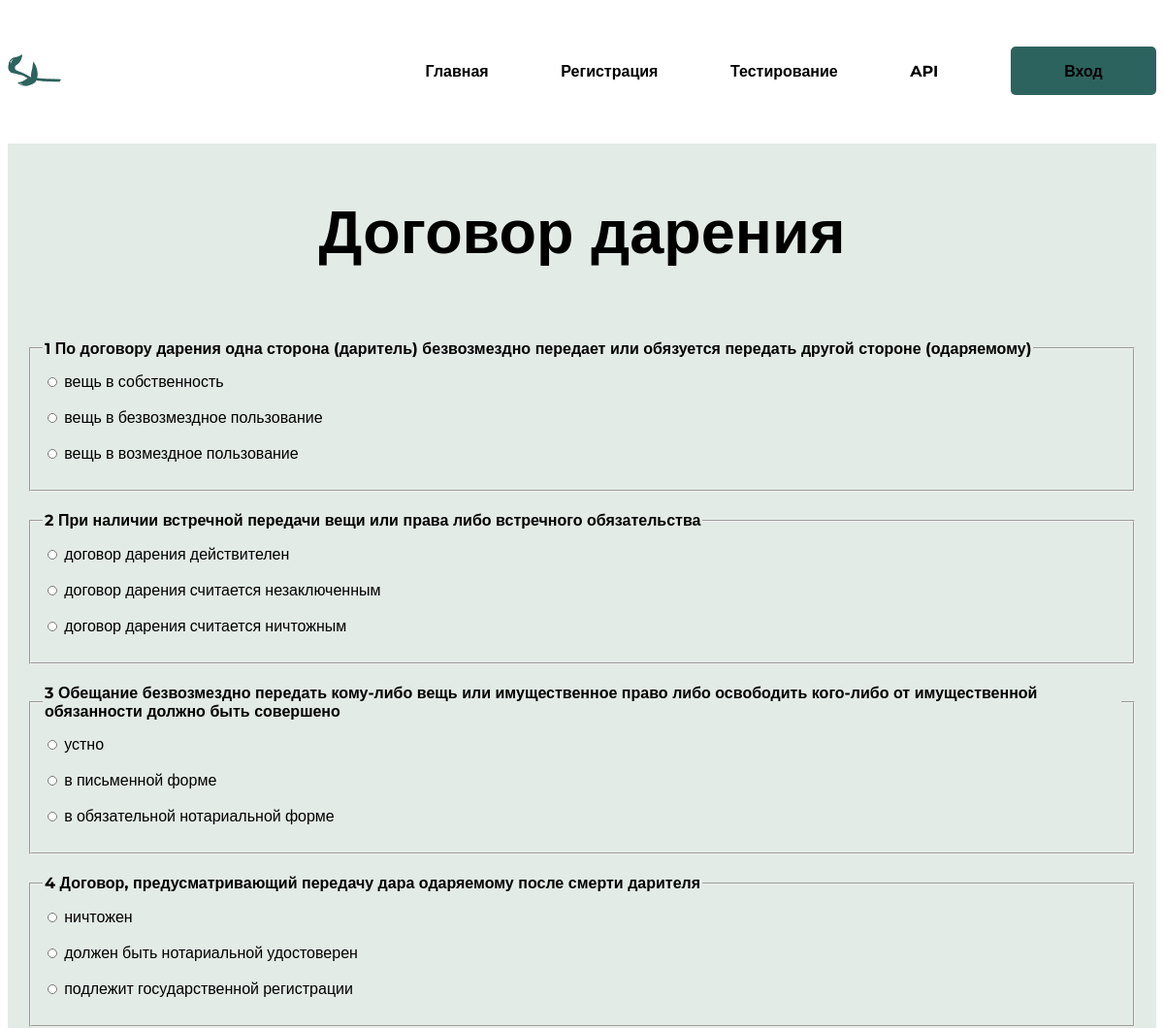
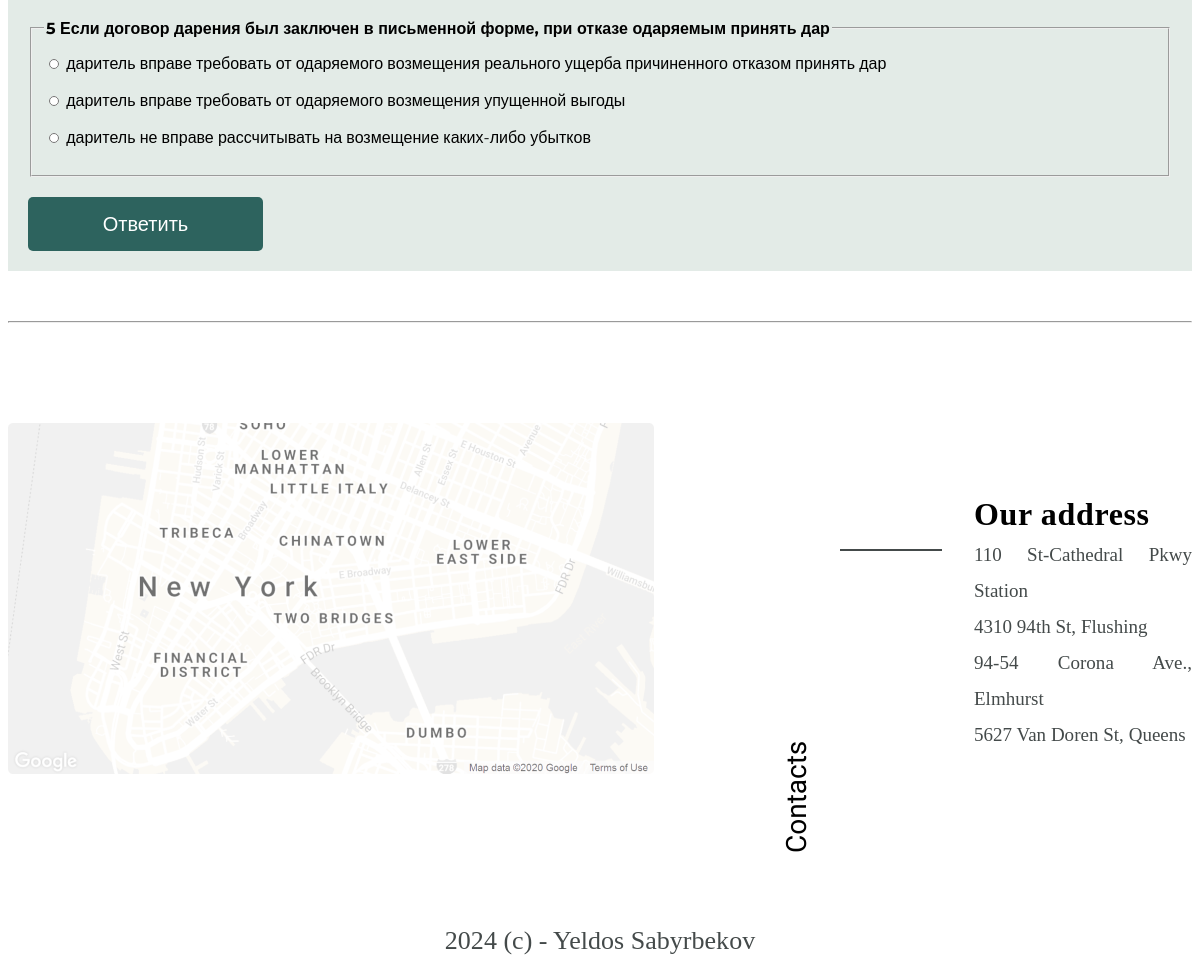
Page /test/1/ on the committed database (2 pictures, top to bottom).
### testapp/models.py (models this page shows, shortened)
class Test(models.Model):
    title = models.CharField(max_length=200)
    class Meta:
        ordering = ['id']
        verbose_name = 'Тест'
        verbose_name_plural = 'Тесты'

class Question(models.Model):
    test = models.ForeignKey(Test, related_name='questions', on_delete=models.CASCADE)
    text = models.CharField(max_length=500)
    class Meta:
        ordering = ['id']
        verbose_name = 'Вопрос'
        verbose_name_plural = 'Вопросы'
    def __str__(self):
        return f'{self.test.title} - {self.text}'

class Answer(models.Model):
    question = models.ForeignKey(Question, related_name='answers', on_delete=models.CASCADE)
    text = models.CharField(max_length=200)
    is_correct = models.BooleanField(default=False)
    class Meta:
        ordering = ['id']
        verbose_name = 'Ответ'
        verbose_name_plural = 'Ответы'

### testapp/views.py (the view)
# urls.py: path('test/<int:test_id>/', views.test_detail, name='test_detail'),
def test_detail(request, test_id):
    test = get_object_or_404(Test, pk=test_id)
    questions = test.questions.all()
    for question in questions:
        print(question)
        for answer in question.answers.all():
            print(answer.text)
    return render(request, 'testapp/test_detail.html', {'test': test, 'questions': questions})

### testapp/templates/testapp/test_detail.html (shortened to what this page needs)
{% extends "testapp/base.html" %}
{% block test_detail%}
<div class="login-container">
    <div class="login-form">
        <h2>{{ test.title }}</h2>
    <form class="answer_form" action="{% url 'submit_test' test.id %}" method="post">
    {% for question in questions %}
      <fieldset>
        <legend style="margin-bottom:10px"><b>{{ forloop.counter }} {{ question.text }}</b></legend>
        {% for answer in question.answers.all %}
          <label id="answer">
            <input id="answer_id" type="radio" name="question_{{ question.id }}" value="{{ answer.id }}" required >
            {{ answer.text }}
          </label><br>
        {% endfor %}
      </fieldset>
    {% endfor %}
    <button class="order_btn type="submit">Ответить</button>
    </form>
    </div>
</div>
<hr>
{% endblock test_detail %}

### testapp/templates/testapp/base.html (shortened to what this page needs)
<!DOCTYPE html>
{% load static %}
<html lang="en">
<head>
    <link rel="stylesheet" href="{% static 'css/style.css' %}">
</head>
<body>
    <div class="container">
        <div class="top">
            <div class="logo"><a href="/"><img src="{% static "images/Group 49.png" %}" alt="logo" ></a></div>
            <div><a href="/">Главная</a></div>
            <div><a href="/register">Регистрация</a></div>
            <div><a href="{% url 'test_list' %}">Тестирование</a></div>
            <div><a href="{% url 'apis' %}">API</a></div>
            <div><button class="btn_contact" style="width: 150px;height:50px">
                {% if request.user.is_authenticated %}
                <span style="color:#FFF">Привет <a style="color:#FFF" href="{% url 'profile' %}">{{ request.user.first_name|upper }},</a></span>
                <a href="{% url 'logout' %}">Выйти</a>
                {% else %}
                <a href="{% url 'login' %}">Вход</a>
                {% endif %}
            </button></div>
        </div>
    <div>{% block test_detail %}{% endblock test_detail %}</div>
        <div class="section5">
            <div class="s5_left">
                <div class="map">
                    <img src="{% static "images/snazzy-image (1) 1.png" %}" alt="map" >
                    <div class="maps_contact">Contacts</div>
                </div>
            </div>
            <div class="s5_middle">
                <div class="line"></div>
            </div>
            <div class="s5_right">
                <div class="s5_h3">Our address</div>
                <div class="s5_p1">110 St-Cathedral Pkwy Station</div>
                <div class="s5_p1">4310 94th St, Flushing</div>
                <div class="s5_p1">94-54 Corona Ave., Elmhurst</div>
                <div class="s5_p1">5627 Van Doren St, Queens</div>
            </div>
        </div>
        <div class="section6">
            <div class="copyrait">2024 (c) - Yeldos Sabyrbekov</div>
        </div>
    </div>
</body>
</html>

### testapp/static/css/style.css (style rules this page uses)
body { background: #FFF; display: flex; justify-content: center; }
.container { width: 1440px; background-color: #FFF; }
.top { display: flex; justify-content: space-between; gap: 40px; margin-top: 40px; align-items: center; }
.logo { width: 56px; height: 34.169px; flex-shrink: 0; margin-right: 300px; }
a { color: var(--Main-Black, #000); text-align: justify; font-family: "Montserrat", sans-serif; font-size: 16px; font-style: normal; font-weight: 700; line-height: normal; text-decoration: none; }
.btn_contact { width: 135px; height: 43px; flex-shrink: 0; background-color: #2D635E; color: var(--Main-White, #FFF); text-align: center; border: none; border-radius: 5px; font-family: "Montserrat", sans-serif; font-size: 16px; font-style: normal; font-weight: 700; line-height: normal; margin-right: ; }
h2 { color: var(--Main-Black, #000); font-family: "Montserrat", sans-serif; font-size: 63px; font-style: normal; font-weight: 700; line-height: normal; }
.order_btn { width: 235px; height: 54px; flex-shrink: 0; background-color: #2D635E; border: none; border-radius: 5px; color: var(--Main-White, #FFF); text-align: center; font-family: "Montserrat", sans-serif; font-size: 20px; font-style: normal; font-weight: 400; line-height: normal; }
.section5 { display: flex; justify-content: start; align-items: center; margin-top: 100px; gap: 32px; }
.map { width: 800px; height: 400px; flex-shrink: 0; border-radius: 5px; }
.maps_contact { transform: rotate(-90deg); color: var(--Main-Black, #000); font-family: Cedarville Cursive; font-size: 28px; font-style: normal; font-weight: 400; line-height: normal; margin: 0 -47px 0 730px; }
.s5_middle { margin-top: -145px; }
.line { width: 102px; height: 2px; background: #444A4A; }
.s5_h3 { color: var(--Main-Black, #000); text-align: justify; font-family: J"Montserrat", sans-serif; font-size: 32px; font-style: normal; font-weight: 700; line-height: 45px; letter-spacing: 0.64px; }
.s5_p1 { color: var(--Secondary-Hard-green, #444A4A); text-align: justify; font-family: Alegreya Sans; font-size: 19px; font-style: normal; font-weight: 400; line-height: 36px; letter-spacing: 0.019px; }
.section6 { display: flex; justify-content: center; margin-top: 100px; }
.copyrait { width: 683px; height: 39px; flex-shrink: 0; color: var(--Secondary-Hard-green, #444A4A); text-align: center; font-family: Alegreya Sans; font-size: 26px; font-style: normal; font-weight: 400; line-height: 36px; letter-spacing: 0.019px; }
.login-container { display: flex; justify-content: center; margin-top: 50px; margin-bottom: 50px; }
.login-form { width: 100%; height: 100%; flex-shrink: 0; background: var(--Secondary-Light-gray, #E3EBE7); display: flex; flex-direction: column; align-items: center; }
label { font-family: "Montserrat", sans-serif; font-optical-sizing: auto; font-size: 22px; font-style: normal; }
input { font-family: "Montserrat", sans-serif; width: 400px; height: 30px; border: 1px solid #43635e; padding: 5px }
label { display: none; }
#answer { display: block; font-size: 16px; }
#answer_id { font-family: "Montserrat", sans-serif; width: 10px; height: 10px; border: 1px solid #43635e; padding: 1px }
b { font-family: "Montserrat", sans-serif; }
.answer_form { display: flex; flex-direction: column; gap: 20px; margin: 20px; }
form { margin-bottom: 50px; }

### rows in the picture
Test: title "Договор дарения"
Question: text "По договору дарения одна сторона (даритель) безвозмездно передает или обязуется передать другой стороне (одаряемому)"
Answer: text "вещь в собственность"
Answer: text "вещь в безвозмездное пользование"
Answer: text "вещь в возмездное пользование"
Question: text "При наличии встречной передачи вещи или права либо встречного обязательства"
Answer: text "договор дарения действителен"
Answer: text "договор дарения считается незаключенным"
Answer: text "договор дарения считается ничтожным"
Question: text "Обещание безвозмездно передать кому-либо вещь или имущественное право либо освободить кого-либо от имущественной обязанности должно быть совершено"
Answer: text "устно"
Answer: text "в письменной форме"
Answer: text "в обязательной нотариальной форме"
Question: text "Договор, предусматривающий передачу дара одаряемому после смерти дарителя"
Answer: text "ничтожен"
Answer: text "должен быть нотариальной удостоверен"
Answer: text "подлежит государственной регистрации"
Question: text "Если договор дарения был заключен в письменной форме, при отказе одаряемым принять дар"
Answer: text "даритель вправе требовать от одаряемого возмещения реального ущерба причиненного отказом принять дар"
Answer: text "даритель вправе требовать от одаряемого возмещения упущенной выгоды"
Answer: text "даритель не вправе рассчитывать на возмещение каких-либо убытков"
